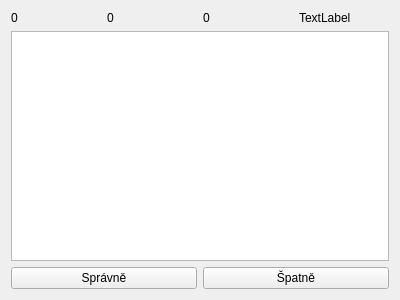
<?xml version="1.0" encoding="UTF-8"?>
<ui version="4.0">
 <class>Game</class>
 <widget class="QMainWindow" name="Game">
  <property name="geometry">
   <rect>
    <x>0</x>
    <y>0</y>
    <width>400</width>
    <height>300</height>
   </rect>
  </property>
  <property name="windowTitle">
   <string>Barvy</string>
  </property>
  <widget class="QWidget" name="centralWidget">
   <layout class="QVBoxLayout" name="verticalLayout_2">
    <item>
     <layout class="QHBoxLayout" name="horizontalLayout_2">
      <item>
       <widget class="QLabel" name="correctText">
        <property name="text">
         <string>0</string>
        </property>
       </widget>
      </item>
      <item>
       <widget class="QLabel" name="allText">
        <property name="text">
         <string>0</string>
        </property>
       </widget>
      </item>
      <item>
       <widget class="QLabel" name="wrongText">
        <property name="text">
         <string>0</string>
        </property>
       </widget>
      </item>
      <item>
       <widget class="QLabel" name="stopwatchText">
        <property name="text">
         <string>TextLabel</string>
        </property>
       </widget>
      </item>
     </layout>
    </item>
    <item>
     <widget class="QGraphicsView" name="graphicsView">
      <property name="viewportUpdateMode">
       <enum>QGraphicsView::FullViewportUpdate</enum>
      </property>
     </widget>
    </item>
    <item>
     <layout class="QHBoxLayout" name="horizontalLayout">
      <item>
       <widget class="QPushButton" name="trueBtn">
        <property name="text">
         <string>Správně</string>
        </property>
       </widget>
      </item>
      <item>
       <widget class="QPushButton" name="falseBtn">
        <property name="text">
         <string>Špatně</string>
        </property>
       </widget>
      </item>
     </layout>
    </item>
   </layout>
  </widget>
 </widget>
 <layoutdefault spacing="6" margin="11"/>
 <resources/>
 <connections/>
</ui>
